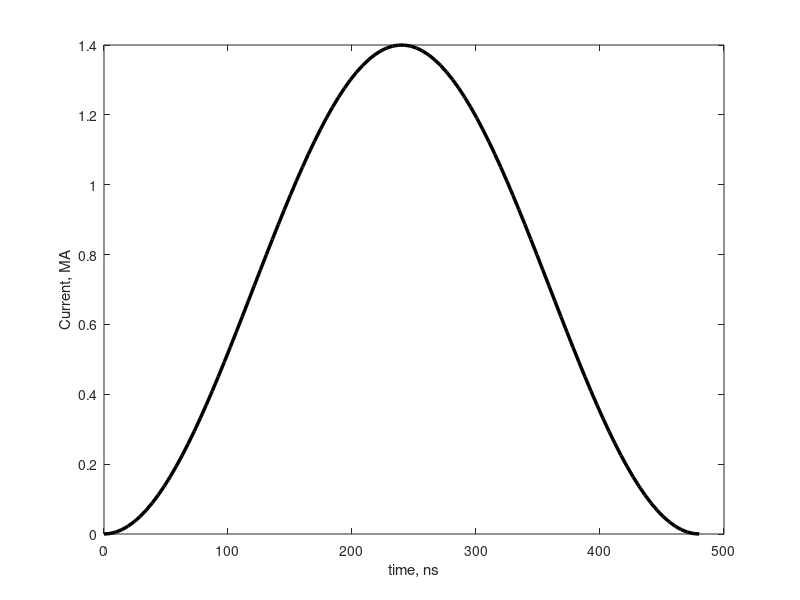

Write the MATLAB code that produced this figure. (Note: this script raises an error after producing the figure.)
function rocketModelV2()
clc; close all; clear;
% Constants
load physicalConstants-SI.mat mu0

%%%%%%%%%%%%%%%%%%%%%%%%%%%%%%%%%%%%%%%
% Array Parameters (CHANGE THIS)
R0 = 16e-3 / 2; % Array radius, [m]
V = 100 * 10^3; % [m/s]
alph = 0.5; % fraction of mass remaining at t = t0 (end of current pulse)
N = 16; % number of wires
rho_w = 2710; % wire density, [kg/m^3]
t0 = 480e-9; % pulse duration , s
%%%%%%%%%%%%%%%%%%%%%%%%%%%%%%%%%%%%%%%%%


% Calulate for a given wire diameter
d = 40e-6; % [m]

% % mass in array
rw = 75e-6 / 2; % wire radius [m]
array_mass = N * pi * rw^2 * 1 * rho_w; 

fn = @(t) I(t).^2; % fn to integrate

% Initial mass required

m0 = mu0 / (4 * pi * R0 * V) / (1-alph) * integral(fn,0,t0); % [kg/m] mass per unit length
d_w = getWireDiameter(m0,N,rho_w);  % Initial Wire radius, [m]

% Output
fprintf('m0/l required [x 10^3 kg/m] = %f\n', m0*1e3); 
fprintf('d_w required for %2.0f wires [um] = %f\n', N, d_w * 10^6); 


% show pulse
showCurrentPulse(t0);
saveas(gcf,'current.png');
% % Density distribution
% showDensityDistribution([t0/6, t0/3, t0/2, 4 * t0/6, 5 * t0/6, t0],R0,V);
% saveas(gcf,'denisty.png');


fprintf('num wires for %2.1f um diameter wires = %2.1f\n',d*1e6, getWireNumrequired(m0, rho_w, d));



% % analytical solution for initial mass for I ~ I0 sin(pi/t0 * t)

% % Current pulse parameters - for analytical solution
% I_pk = 1.4e6; % [A]
% t0 = 2 * 240e-9; % [s], Rise time
% m0_anal = mu0 * I_pk^2 / (4 * pi * R0 * V) / (1-alph) * (t0/2); % analytical solution
% d_w_anal = getWireDiameter(m0_anal,N,rho_w);  % Initial Wire radius, [m]
% fprintf('\nAnalytical solution for I(t) = I sin(pi/t0 * t)\n'); 
% fprintf('m0/l (anal) [kg/m] = %f\n', m0_anal); 
% fprintf('d_w [um] = %f\n', d_w_anal * 10^6); 
end


function out = I(t) % Current function  
% Approx. current profile for a underdamped function
% t in [s]

% % % Puffin 
% I_pk = 1 * 10^6; % [A]
% t0 = 2 * 1.5 * 10^-6; % [s], 2 \times rise time
% out = I_pk * sin(pi * t / t0); % [A]
% 
% % Puffin - Exact
% % V0 = 70e3; % [V], Voltage
% % L = 83e-9; % [H], Inductance
% % w = 5.35 * 10^5; % [s^-1]
% % gamma = 3.01 * 10^5; % [s^-1]
% % out = V0 / (L * w) * exp(-gamma*t) .* sin(w * t); % [A]

% Z
Im = 1.4e6; % [A]
tm = 240e-9; % [s], Rise time
out = Im * (sin(pi * (t) / (2 * tm))).^2;

% % MAGPIE
% Im = 1.4e6; % [A]
% tm = 1 * 250e-9; % [s], Rise time
% out = Im * (sin(pi * t / (2 * tm))).^2;

% % MAGPIE sum of sines
% a1 = 0.7987;
% b1 =0.005901;
% c1 = 0.01495;
% a2 = -0.01834;
% b2 = 0.04547 ;
% c2 = -1.248;
% a3 = 0.2095;
% b3 = 0.02026;
% c3 = -3.02;
% 
% f1 = @(x)  a1*sin(b1*x+c1) + a2*sin(b2*x+c2) + a3*sin(b3*x+c3);
% 
% out = 1.0e6 .* f1(t/1e-9);

end

function N = getWireNumrequired(target_mass, rho_w, d_w)
    N = target_mass ./ (rho_w * pi * (d_w/2).^2);
end

function out = getWireDiameter(m0,N,rho_w)
r_w = sqrt(m0 / (pi * N * rho_w)); % Initial Wire radius, [m]
out = 2 * r_w; 
end

function showCurrentPulse(t0)
t = linspace(0,t0,100);
figure
plot(t*1e9,I(t)*1e-6,'k','LineWidth',2.5);
xlabel('time, ns'); ylabel('Current, MA');
formatPlots(); legend off; axis square
end

function showDensityDistribution(t,R0,Vab)
% show density distribution at time v0
mu0 = 4 * pi * 1e-7;
r = linspace(R0,2.5*R0,100); 

figure
for ii =1:length(t)
rho = mu0 ./ (8 * pi^2 * R0 * r * Vab^2) .* (I(t(ii) - (r-R0)/Vab)).^2;
rho((t(ii) - (r-R0)/Vab) < 0 ) = 0;
plot((r-R0)*1e3,rho,'Color',sqclr('r',ii),'LineWidth',2.5,...
    'DisplayName',['t = ' num2str(t(ii)*1e9) ' ns']); hold on; 
end
xlabel('$r-R_0$, mm','Interpreter','latex'); 
ylabel('Mass Density, $kgm^{-3}$','Interpreter','latex');
formatPlots(); axis square
end

